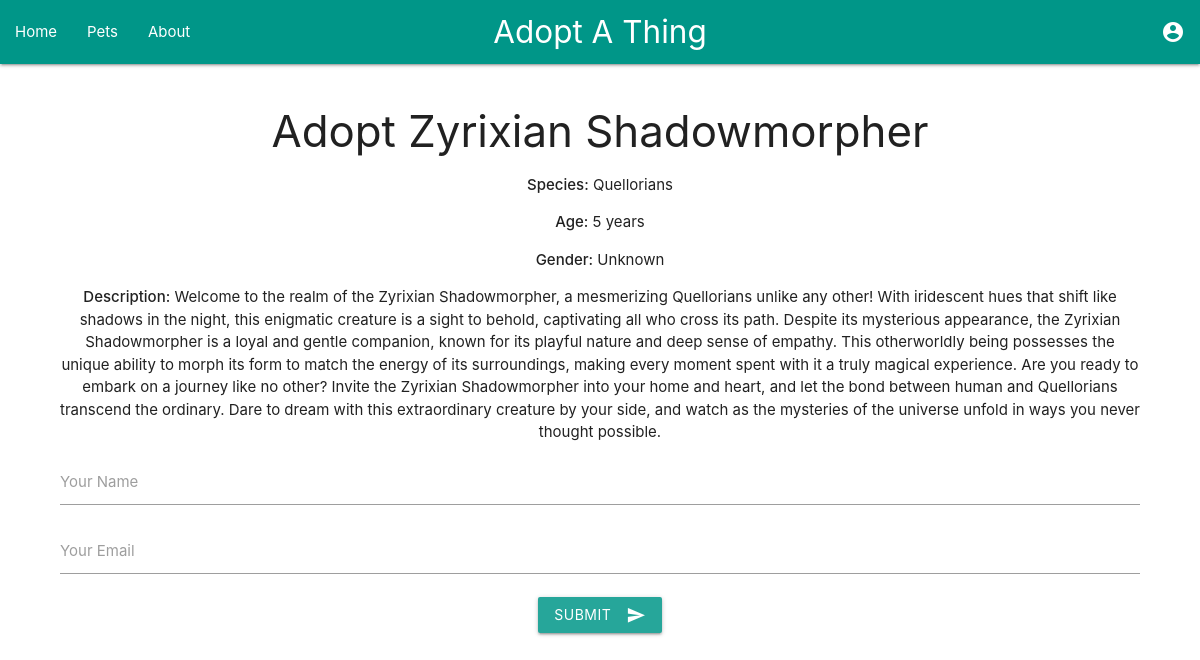
The app's page /adopt/1 with its own data.
### tables this page shows
CREATE TABLE things (
    id INTEGER PRIMARY KEY AUTOINCREMENT,
    name TEXT NOT NULL,
    species TEXT NOT NULL,
    age INTEGER NOT NULL,
    gender TEXT NOT NULL,
    description TEXT NOT NULL
);

### app.py (the view, shortened to what this page needs)
@app.route('/adopt/<int:pet_id>', methods=['GET', 'POST'])
def adopt_pet(pet_id):
    conn = get_db_connection()
    pet = conn.execute('SELECT * FROM pets WHERE id = ?', (pet_id,)).fetchone()
    if pet is None:
        thing = conn.execute('SELECT * FROM things WHERE id = ?', (pet_id,)).fetchone()
        if thing is None:
            conn.close()
            return "Pet or Thing not found", 404
        pet = thing  # Treat as a pet for template compatibility
    conn.close()
    return render_template('adopt.html', pet=pet)

### app.py (called while the page is built)
def get_db_connection():
    with sqlite3.connect('database/petadoption.db') as conn:
        conn.row_factory = sqlite3.Row
        return conn

### templates/adopt.html (shortened to what this page needs)
{% extends "base.html" %}
{% block content %}
    <div class="section">
        <h3>Adopt {{ pet.name if pet else 'Pet' }}</h3>
        <p><strong>Species:</strong> {{ pet.species }}</p>
        <p><strong>Age:</strong> {{ pet.age }} years</p>
        <p><strong>Gender:</strong> {{ pet.gender }}</p>
        <p><strong>Description:</strong> {{ pet.description }}</p>
        <form method="post">
            <div class="input-field">
                <input id="name" name="name" type="text" class="validate" required>
                <label for="name">Your Name</label>
            </div>
            <div class="input-field">
                <input id="email" name="email" type="email" class="validate" required>
                <label for="email">Your Email</label>
            </div>
            <button class="btn waves-effect waves-light" type="submit">
                Submit
                <i class="material-icons right">send</i>
            </button>
        </form>
    </div>
{% endblock %}

### records on screen
things: name "Zyrixian Shadowmorpher", species "Quellorians", age "5", gender "Unknown", description "Welcome to the realm of the Zyrixian Shadowmorpher, a mesmerizing Quellorians unlike any other! With iridescent hues that shift like shadows in the night, this enigmatic creature is a sight to behold, captivating all who cross its path. Despite its mysterious appearance, the Zyrixian Shadowmorpher is a loyal and gentle companion, known for its playful nature and deep sense of empathy. This otherworldly being possesses the unique ability to morph its form to match the energy of its surroundings, making every moment spent with it a truly magical experience. Are you ready to embark on a journey like no other? Invite the Zyrixian Shadowmorpher into your home and heart, and let the bond between…"
